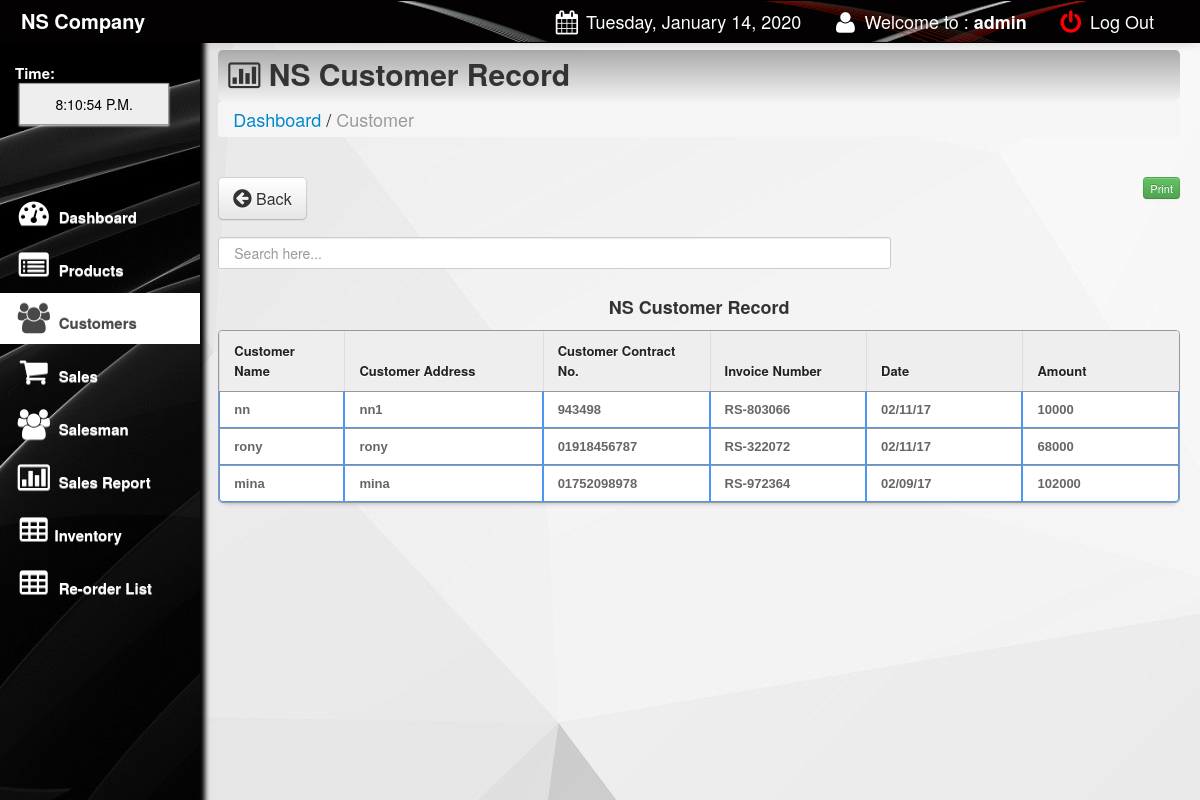
Screenshot of /main/customer.php (signed in) with the database file from the repository.
### tables this page shows
CREATE TABLE `customer` (
  `customer_id` int(11) NOT NULL AUTO_INCREMENT,
  `customer_name` varchar(100) NOT NULL,
  `address` varchar(100) NOT NULL,
  `contact` varchar(100) NOT NULL,
  `invoice_number` varchar(100) NOT NULL,
  `date` varchar(100) NOT NULL,
  `amount` varchar(100) NOT NULL,
  PRIMARY KEY (`customer_id`)
);

### main/customer.php (the view, shortened to what this page needs)
<html>
<head>
 <link href="css/bootstrap.css" rel="stylesheet">
    <link rel="stylesheet" type="text/css" href="css/DT_bootstrap.css">
  <link rel="stylesheet" href="css/font-awesome.min.css">
    <link href="css/bootstrap-responsive.css" rel="stylesheet">
<link href="../style.css" media="screen" rel="stylesheet" type="text/css" />
<link href="src/facebox.css" media="screen" rel="stylesheet" type="text/css" />
<link rel="stylesheet" type="text/css" href="tcal.css" />
</head>
<?php
function createRandomPassword() {
	$chars = "003232303232023232023456789";
	$i = 0;
	$pass = '' ;
	while ($i <= 7) {
		$num = rand() % 33;
		$tmp = substr($chars, $num, 1);
		$pass = $pass . $tmp;
		$i++;
	}
	return $pass;
}
$finalcode='RS-'.createRandomPassword();
?>
<body>
<?php include('navfixed.php');?>
<div class="container-fluid">
      <div class="row-fluid">
	<div class="span2">
          <div class="well sidebar-nav">
              <ul class="nav nav-list">
			  <li>
			 <div class="hero-unit-clock">
			<form name="clock">
			<br>	<font color="white">Time: <br></font>&nbsp;<input style="width:150px;" type="submit" class="trans" name="face" value="">
			</form><br><br>
			  </div>
			</li>
              <li><a href="index.php"><i class="icon-dashboard icon-2x"></i> Dashboard </a></li>
			<li><a href="products.php"><i class="icon-list-alt icon-2x"></i> Products</a></li>
			<li class="active"><a href="customer.php"><i class="icon-group icon-2x"></i> Customers</a></li>
			<li><a href="sales.php?id=cash&invoice=<?php echo $finalcode ?>"><i class="icon-shopping-cart icon-2x"></i> Sales</a>  </li>
			<li><a href="salesman.php"><i class="icon-group icon-2x"></i> Salesman</a></li>
			<li><a href="salesreport.php?d1=0&d2=0"><i class="icon-bar-chart icon-2x"></i> Sales Report</a></li>
			<li><a href="sales_inventory.php"><i class="icon-table icon-2x"></i>Inventory</a></li>
			<li><a href="product_reorder.php"><i class="icon-table icon-2x"></i> Re-order List</a>                </li>
				</ul>
          </div>
        </div>
	<div class="span10">
	<div class="contentheader">
			<i class="icon-bar-chart"></i> NS Customer Record
			</div>
			<ul class="breadcrumb">
			<li><a href="index.php">Dashboard</a></li> /
			<li class="active">Customer</li>
			</ul>
<br>
<a  href="index.php"><button class="btn btn-default btn-large" style="float: left;"><i class="icon icon-circle-arrow-left icon-large"></i> Back</button></a>
	<div style="float:right;">
<button  style="float:left;" class="btn btn-success btn-mini"><a href="javascript:Clickheretoprint()"> Print</button></a>
</div>
<br>
<br>
<br>
<input type="text" style="padding:15px;" name="filter" value="" id="filter" placeholder="Search here..." autocomplete="off" />
<div class="content" id="content">
<br><br><br>
<center><strong>NS Customer Record</strong></center>
<table class="table table-bordered" id="resultTable" data-responsive="table" style="text-align: left;">
	<thead>
		<tr>
			<th width="12%"> Customer Name</th>
			<th width="19%"> Customer Address </th>
			<th width="16%"> Customer Contract No.</th>
			<th width="15%"> Invoice Number </th>
			<th width="15%"> Date </th>
			<th width="15%" > Amount </th>
		</tr>
	</thead>
	<tbody>
			<?php
				include('../connect.php');
				$result = $db->prepare("SELECT * FROM customer ORDER BY customer_id DESC");
				$result->execute();
				for($i=0; $row = $result->fetch(); $i++){
			?>
			<tr class="record">
			<td><?php echo $row['customer_name']; ?></td>
			<td><?php echo $row['address']; ?></td>
			<td><?php echo $row['contact']; ?></td>
			<td><?php echo $row['invoice_number']; ?></td>
			<td><?php echo $row['date']; ?></td>
			<td><?php echo $row['amount']; ?></td>
			</tr>
			<?php
				}
			?>
	</tbody>
</table>
</div>
</div>
</div>
</div>
</body>
<?php include('footer.php');?>
</html>

### main/navfixed.php (shortened to what this page needs)
<div class="navbar navbar-inverse navbar-fixed-top">
     <div class="navbar-inner">
       <div class="container-fluid">
         <a class="brand" href="#"><b>NS Company</b></a>
         <div class="nav-collapse collapse">
           <ul class="nav pull-right">
		 <li><a> <i class="icon-calendar icon-large"></i>
							<?php
							$Today = date('y:m:d',mktime());
							$new = date('l, F d, Y', strtotime($Today));
							echo $new;
							?>
			</a></li>
			<li><a><i class="icon-user icon-large"></i> Welcome to : <strong> <?php echo $_SESSION['SESS_LAST_NAME'];?></strong></a></li>
             <li><a href="../index.php"><font color="red"><i class="icon-off icon-large"></i></font> Log Out</a></li>
           </ul>
         </div>
       </div>
     </div>
   </div>

### main/footer.php (shortened to what this page needs)
<link href="vendors/chosen.min.css" rel="stylesheet" media="screen">

### style.css (style rules this page uses)
input { border: 1px solid #999; background: #EEEEEE; padding: 10px; box-shadow:0 1px 2px #ddd; -moz-box-shadow:0 1px 2px #ddd; -webkit-box-shadow:0 1px 2px #ddd; }
button a, a:hover { color:#fff; text-decoration:none; }
#filter { width: 70%; float:left; }
#resultTable { border-collapse: separate; background-color: #FFFFFF; border-spacing: 0; max-width: 100%; }
#resultTable { color: #666666; text-shadow: 0 1px 0 #FFFFFF; width: 100%; border: 1px solid #999999; box-shadow: 0 5px 5px -5px rgba(0, 0, 0, 0.3); margin-top: 13px; }
#resultTable thead tr th { background: none repeat scroll 0 0 #EEEEEE; color: #222222; padding: 10px 14px; text-align: left; border-top: 0 none; font-size: 13px; }
#resultTable tbody tr td { font: bold 13px 'Arial'; text-align: left; padding: 10px 14px; border-top: 1px solid #999999; }
#resultTable td { padding:7px; border:#4e95f4 1px solid; }
#resultTable tr { background: #fff; }

### main/customer.php (style rules this page uses)
body { padding-top: 60px; padding-bottom: 40px; }
.sidebar-nav { padding: 9px 0; }

### rows the page displays
customer: customer_name "nn", address "nn1", contact "943498", invoice_number "RS-803066", date "02/11/17", amount "10000"
customer: customer_name "rony", address "rony", contact "01918456787", invoice_number "RS-322072", date "02/11/17", amount "68000"
customer: customer_name "mina", address "mina", contact "01752098978", invoice_number "RS-972364", date "02/09/17", amount "102000"

### other values shown
$new "Tuesday, January 14, 2020"
$_SESSION['SESS_LAST_NAME'] "admin"
